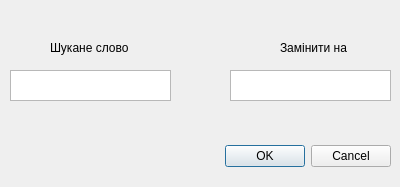
<?xml version="1.0" encoding="UTF-8"?>
<ui version="4.0">
 <class>Dialog1</class>
 <widget class="QDialog" name="Dialog1">
  <property name="geometry">
   <rect>
    <x>0</x>
    <y>0</y>
    <width>400</width>
    <height>187</height>
   </rect>
  </property>
  <property name="windowTitle">
   <string>Dialog</string>
  </property>
  <widget class="QDialogButtonBox" name="buttonBox">
   <property name="geometry">
    <rect>
     <x>50</x>
     <y>140</y>
     <width>341</width>
     <height>32</height>
    </rect>
   </property>
   <property name="orientation">
    <enum>Qt::Horizontal</enum>
   </property>
   <property name="standardButtons">
    <set>QDialogButtonBox::Cancel|QDialogButtonBox::Ok</set>
   </property>
  </widget>
  <widget class="QTextEdit" name="findWord">
   <property name="geometry">
    <rect>
     <x>10</x>
     <y>70</y>
     <width>161</width>
     <height>31</height>
    </rect>
   </property>
  </widget>
  <widget class="QTextEdit" name="replaceWord">
   <property name="geometry">
    <rect>
     <x>230</x>
     <y>70</y>
     <width>161</width>
     <height>31</height>
    </rect>
   </property>
  </widget>
  <widget class="QLabel" name="label">
   <property name="geometry">
    <rect>
     <x>50</x>
     <y>40</y>
     <width>91</width>
     <height>16</height>
    </rect>
   </property>
   <property name="text">
    <string>Шукане слово</string>
   </property>
  </widget>
  <widget class="QLabel" name="label_2">
   <property name="geometry">
    <rect>
     <x>280</x>
     <y>40</y>
     <width>91</width>
     <height>16</height>
    </rect>
   </property>
   <property name="text">
    <string>Замінити на</string>
   </property>
  </widget>
 </widget>
 <resources/>
 <connections>
  <connection>
   <sender>buttonBox</sender>
   <signal>accepted()</signal>
   <receiver>Dialog1</receiver>
   <slot>accept()</slot>
   <hints>
    <hint type="sourcelabel">
     <x>248</x>
     <y>254</y>
    </hint>
    <hint type="destinationlabel">
     <x>157</x>
     <y>274</y>
    </hint>
   </hints>
  </connection>
  <connection>
   <sender>buttonBox</sender>
   <signal>rejected()</signal>
   <receiver>Dialog1</receiver>
   <slot>reject()</slot>
   <hints>
    <hint type="sourcelabel">
     <x>316</x>
     <y>260</y>
    </hint>
    <hint type="destinationlabel">
     <x>286</x>
     <y>274</y>
    </hint>
   </hints>
  </connection>
 </connections>
</ui>
